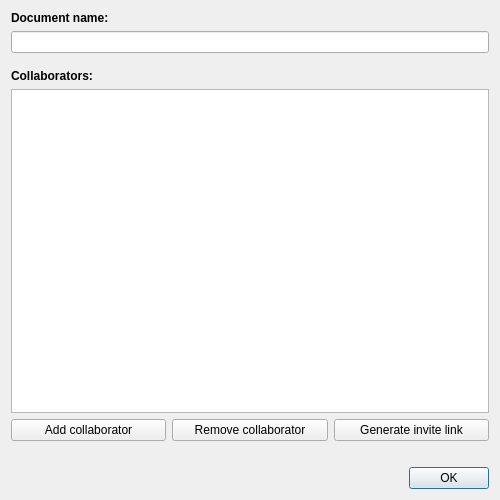
<?xml version="1.0" encoding="UTF-8"?>
<ui version="4.0">
    <class>DocumentInfoDialog</class>
    <widget class="QDialog" name="DocumentInfoDialog">
        <property name="geometry">
            <rect>
                <x>0</x>
                <y>0</y>
                <width>500</width>
                <height>500</height>
            </rect>
        </property>
        <property name="windowTitle">
            <string>Document info</string>
        </property>
        <layout class="QHBoxLayout" name="horizontalLayout">
            <item>
                <layout class="QVBoxLayout" name="verticalLayout">
                    <item>
                        <widget class="QLabel" name="label">
                            <property name="font">
                                <font>
                                    <pointsize>9</pointsize>
                                    <weight>75</weight>
                                    <bold>true</bold>
                                </font>
                            </property>
                            <property name="text">
                                <string>Document name:</string>
                            </property>
                        </widget>
                    </item>
                    <item>
                        <widget class="QLineEdit" name="docNameLineEdit"/>
                    </item>
                    <item>
                        <spacer name="verticalSpacer_2">
                            <property name="orientation">
                                <enum>Qt::Vertical</enum>
                            </property>
                            <property name="sizeType">
                                <enum>QSizePolicy::Fixed</enum>
                            </property>
                            <property name="sizeHint" stdset="0">
                                <size>
                                    <width>0</width>
                                    <height>10</height>
                                </size>
                            </property>
                        </spacer>
                    </item>
                    <item>
                        <widget class="QLabel" name="label_2">
                            <property name="font">
                                <font>
                                    <pointsize>9</pointsize>
                                    <weight>75</weight>
                                    <bold>true</bold>
                                </font>
                            </property>
                            <property name="text">
                                <string>Collaborators:</string>
                            </property>
                        </widget>
                    </item>
                    <item>
                        <widget class="QListView" name="listView"/>
                    </item>
                    <item>
                        <layout class="QHBoxLayout" name="horizontalLayout_2">
                            <property name="sizeConstraint">
                                <enum>QLayout::SetDefaultConstraint</enum>
                            </property>
                            <item>
                                <widget class="QPushButton" name="addCPushButton">
                                    <property name="text">
                                        <string>Add collaborator</string>
                                    </property>
                                </widget>
                            </item>
                            <item>
                                <widget class="QPushButton" name="removeCPushButton">
                                    <property name="text">
                                        <string>Remove collaborator</string>
                                    </property>
                                </widget>
                            </item>
                            <item>
                                <widget class="QPushButton" name="generateURL">
                                    <property name="text">
                                        <string>Generate invite link</string>
                                    </property>
                                </widget>
                            </item>
                        </layout>
                    </item>
                    <item>
                        <spacer name="verticalSpacer">
                            <property name="orientation">
                                <enum>Qt::Vertical</enum>
                            </property>
                            <property name="sizeType">
                                <enum>QSizePolicy::Fixed</enum>
                            </property>
                            <property name="sizeHint" stdset="0">
                                <size>
                                    <width>0</width>
                                    <height>20</height>
                                </size>
                            </property>
                        </spacer>
                    </item>
                    <item>
                        <widget class="QDialogButtonBox" name="buttonBox">
                            <property name="orientation">
                                <enum>Qt::Horizontal</enum>
                            </property>
                            <property name="standardButtons">
                                <!--set>QDialogButtonBox::Cancel|QDialogButtonBox::Ok</set-->
								<set>QDialogButtonBox::Ok</set>
                            </property>
                        </widget>
                    </item>
                </layout>
            </item>
        </layout>
    </widget>
    <resources/>
    <connections>
        <connection>
            <sender>buttonBox</sender>
            <signal>accepted()</signal>
            <receiver>DocumentInfoDialog</receiver>
            <slot>accept()</slot>
            <hints>
                <hint type="sourcelabel">
                    <x>248</x>
                    <y>254</y>
                </hint>
                <hint type="destinationlabel">
                    <x>157</x>
                    <y>274</y>
                </hint>
            </hints>
        </connection>
        <connection>
            <sender>buttonBox</sender>
            <signal>rejected()</signal>
            <receiver>DocumentInfoDialog</receiver>
            <slot>reject()</slot>
            <hints>
                <hint type="sourcelabel">
                    <x>316</x>
                    <y>260</y>
                </hint>
                <hint type="destinationlabel">
                    <x>286</x>
                    <y>274</y>
                </hint>
            </hints>
        </connection>
    </connections>
</ui>
